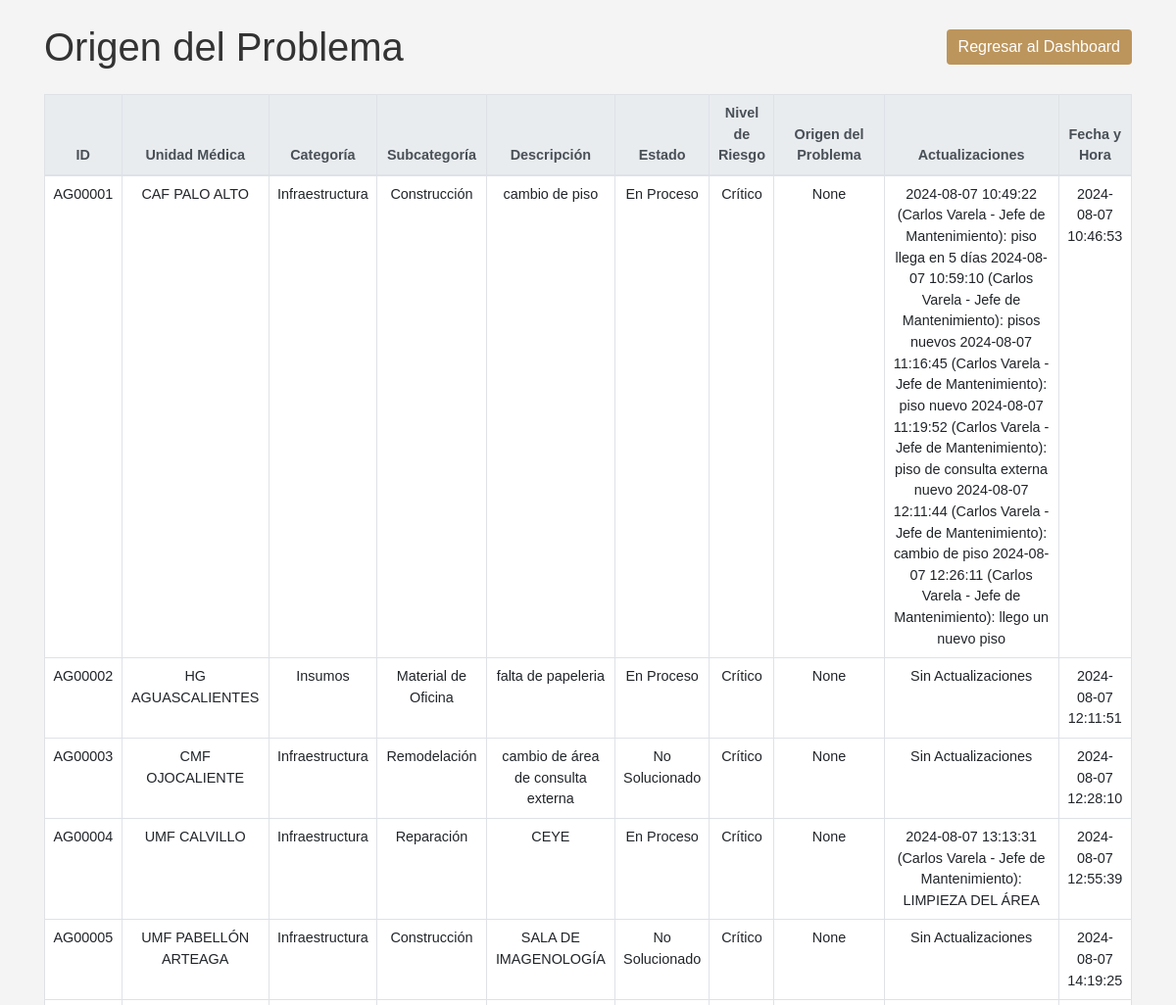
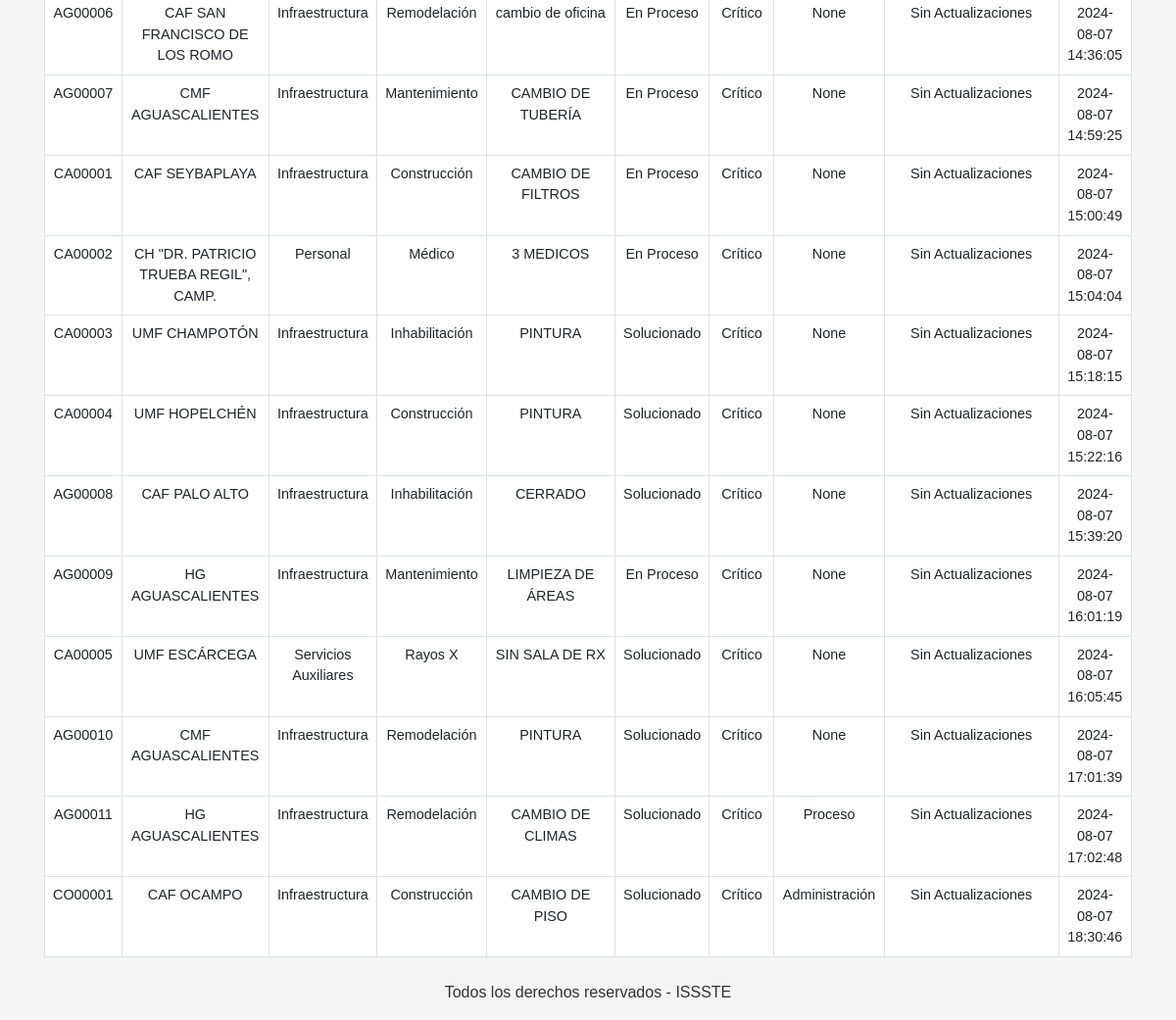
/origen_problema, run on the app's committed database (2 pictures, top to bottom).
### app.py (models this page shows, shortened)
class Problema(db.Model):
    id = db.Column(db.Integer, primary_key=True)
    estado = db.Column(db.String(100), nullable=False)
    unidad_medica = db.Column(db.String(100), nullable=False)
    categoria = db.Column(db.String(100), nullable=False)
    subcategoria = db.Column(db.String(100), nullable=True)
    descripcion = db.Column(db.String(300), nullable=False)
    nivel_riesgo = db.Column(db.String(50), nullable=False)
    lat = db.Column(db.Float, nullable=False)
    lon = db.Column(db.Float, nullable=False)
    ticket_id = db.Column(db.String(10), unique=True, nullable=False)
    reportado_por_operativo = db.Column(db.Boolean, default=False)
    actualizaciones = db.Column(db.Text, nullable=True)
    estado_problema = db.Column(db.String(50), default='Pendiente')
    fecha_hora = db.Column(db.String(50), nullable=False, default=lambda: datetime.utcnow().strftime('%Y-%m-%d %H:%M:%S'))
    aceptado = db.Column(db.String(50), default='Pendiente')
    nombre_reportante = db.Column(db.String(100), nullable=False, default='Desconocido')
    responsable_problema = db.Column(db.String(100), nullable=False, default='Desconocido')
    correo_electronico = db.Column(db.String(100), nullable=False, default='no_disponible@example.com')
    archivo = db.Column(db.String(300), nullable=True)  # Campo para el nombre del archivo subido
    origen = db.Column(db.String(50))  # nuevo campo

### app.py (the view)
@app.route('/origen_problema')
def origen_problema():
    problemas = Problema.query.all()  # Ajustamos para mostrar todos los problemas
    return render_template('origen_problema.html', problemas=problemas)

### app.py (called while the page is built)
@app.before_request
def before_request():
    if not hasattr(app, 'first_request_done'):
        db.create_all()
        app.first_request_done = True

### templates/origen_problema.html (shortened to what this page needs)
<!DOCTYPE html>
<html lang="en">
<head>
    <link rel="stylesheet" href="https://stackpath.bootstrapcdn.com/bootstrap/4.5.2/css/bootstrap.min.css">
    <link rel="stylesheet" href="/static/css/dashboard_admin.css">
</head>
<body>
    <div class="container mt-4">
        <div class="d-flex justify-content-between align-items-center mb-4">
            <h1 class="text-center">Origen del Problema</h1>
            <a href="/dashboard" class="btn btn-secondary">Regresar al Dashboard</a>
        </div>
        <div class="table-responsive">
            <table class="table table-bordered">
                <thead class="thead-light" style="background-color: #6F7271;">
                    <tr>
                        <th>ID</th>
                        <th>Unidad Médica</th>
                        <th>Categoría</th>
                        <th>Subcategoría</th>
                        <th>Descripción</th>
                        <th>Estado</th>
                        <th>Nivel de Riesgo</th>
                        <th>Origen del Problema</th>
                        <th>Actualizaciones</th>
                        <th>Fecha y Hora</th>
                    </tr>
                </thead>
                <tbody>
                    {% for problema in problemas %}
                    <tr>
                        <td>{{ problema.ticket_id }}</td>
                        <td>{{ problema.unidad_medica }}</td>
                        <td>{{ problema.categoria }}</td>
                        <td>{{ problema.subcategoria }}</td>
                        <td>{{ problema.descripcion }}</td>
                        <td>{{ problema.estado_problema }}</td>
                        <td>{{ problema.nivel_riesgo }}</td>
                        <td>{{ problema.origen }}</td>
                        <td>{{ problema.actualizaciones if problema.actualizaciones else 'Sin Actualizaciones' }}</td>
                        <td>{{ problema.fecha_hora }}</td>
                    </tr>
                    {% endfor %}
                </tbody>
            </table>
        </div>
    </div>
    <footer class="text-center mt-4">
        <p>Todos los derechos reservados - ISSSTE</p>
    </footer>
</body>
</html>

### static/css/dashboard_admin.css (style rules this page uses)
body { font-family: Arial, sans-serif; background-color: #f4f4f4; color: #333; }
h1 { margin: 0; }
.container { margin-top: 20px; }
.table-responsive { overflow-x: auto; }
.table { table-layout: auto; width: 100%; background-color: white; border-radius: 5px; box-shadow: 0 0 10px rgba(0, 0, 0, 0.1); margin-bottom: 0; }
.table th, .table td { padding: 0.5rem; font-size: 0.9rem; word-wrap: break-word; white-space: normal; text-align: center; }
.table th { background-color: #f4f4f4; }
.table td { text-align: center; }
.btn { background-color: #bc955c; color: white; border: none; }
.text-center { text-align: center; }

### data on the page
Problema: ticket_id "AG00001", unidad_medica "CAF PALO ALTO", categoria "Infraestructura", subcategoria "Construcción", descripcion "cambio de piso", estado_problema "En Proceso", nivel_riesgo "Crítico", origen "None", actualizaciones "2024-08-07 10:49:22 (Carlos Varela - Jefe de Mantenimiento): piso llega en 5 días 2024-08-07 10:59:10 (Carlos Varela - Jefe de Mantenimiento): pisos nuevos 2024-08-07 11:16:45 (Carlos Varela - Jefe de Mantenimiento): piso nuevo 2024-08-07 11:19:52 (Carlos Varela - Jefe de Mantenimiento): piso de consulta externa nuevo 2024-08-07 12:11:44 (Carlos Varela - Jefe de Mantenimiento): cambio de piso 2024-08-07 12:26:11 (Carlos Varela - Jefe de Mantenimiento): llego un nuevo piso", fecha_hora "2024-08-07 10:46:53"
Problema: ticket_id "AG00002", unidad_medica "HG AGUASCALIENTES", categoria "Insumos", subcategoria "Material de Oficina", descripcion "falta de papeleria", estado_problema "En Proceso", nivel_riesgo "Crítico", origen "None", actualizaciones "Sin Actualizaciones", fecha_hora "2024-08-07 12:11:51"
Problema: ticket_id "AG00003", unidad_medica "CMF OJOCALIENTE", categoria "Infraestructura", subcategoria "Remodelación", descripcion "cambio de área de consulta externa", estado_problema "No Solucionado", nivel_riesgo "Crítico", origen "None", actualizaciones "Sin Actualizaciones", fecha_hora "2024-08-07 12:28:10"
Problema: ticket_id "AG00004", unidad_medica "UMF CALVILLO", categoria "Infraestructura", subcategoria "Reparación", descripcion "CEYE", estado_problema "En Proceso", nivel_riesgo "Crítico", origen "None", actualizaciones "2024-08-07 13:13:31 (Carlos Varela - Jefe de Mantenimiento): LIMPIEZA DEL ÁREA", fecha_hora "2024-08-07 12:55:39"
Problema: ticket_id "AG00005", unidad_medica "UMF PABELLÓN ARTEAGA", categoria "Infraestructura", subcategoria "Construcción", descripcion "SALA DE IMAGENOLOGÍA", estado_problema "No Solucionado", nivel_riesgo "Crítico", origen "None", actualizaciones "Sin Actualizaciones", fecha_hora "2024-08-07 14:19:25"
Problema: ticket_id "AG00006", unidad_medica "CAF SAN FRANCISCO DE LOS ROMO", categoria "Infraestructura", subcategoria "Remodelación", descripcion "cambio de oficina", estado_problema "En Proceso", nivel_riesgo "Crítico", origen "None", actualizaciones "Sin Actualizaciones", fecha_hora "2024-08-07 14:36:05"
Problema: ticket_id "AG00007", unidad_medica "CMF AGUASCALIENTES", categoria "Infraestructura", subcategoria "Mantenimiento", descripcion "CAMBIO DE TUBERÍA", estado_problema "En Proceso", nivel_riesgo "Crítico", origen "None", actualizaciones "Sin Actualizaciones", fecha_hora "2024-08-07 14:59:25"
Problema: ticket_id "CA00001", unidad_medica "CAF SEYBAPLAYA", categoria "Infraestructura", subcategoria "Construcción", descripcion "CAMBIO DE FILTROS", estado_problema "En Proceso", nivel_riesgo "Crítico", origen "None", actualizaciones "Sin Actualizaciones", fecha_hora "2024-08-07 15:00:49"
Problema: ticket_id "CA00002", unidad_medica "CH \"DR. PATRICIO TRUEBA REGIL\", CAMP.", categoria "Personal", subcategoria "Médico", descripcion "3 MEDICOS", estado_problema "En Proceso", nivel_riesgo "Crítico", origen "None", actualizaciones "Sin Actualizaciones", fecha_hora "2024-08-07 15:04:04"
Problema: ticket_id "CA00003", unidad_medica "UMF CHAMPOTÓN", categoria "Infraestructura", subcategoria "Inhabilitación", descripcion "PINTURA", estado_problema "Solucionado", nivel_riesgo "Crítico", origen "None", actualizaciones "Sin Actualizaciones", fecha_hora "2024-08-07 15:18:15"
Problema: ticket_id "CA00004", unidad_medica "UMF HOPELCHÉN", categoria "Infraestructura", subcategoria "Construcción", descripcion "PINTURA", estado_problema "Solucionado", nivel_riesgo "Crítico", origen "None", actualizaciones "Sin Actualizaciones", fecha_hora "2024-08-07 15:22:16"
Problema: ticket_id "AG00008", unidad_medica "CAF PALO ALTO", categoria "Infraestructura", subcategoria "Inhabilitación", descripcion "CERRADO", estado_problema "Solucionado", nivel_riesgo "Crítico", origen "None", actualizaciones "Sin Actualizaciones", fecha_hora "2024-08-07 15:39:20"
Problema: ticket_id "AG00009", unidad_medica "HG AGUASCALIENTES", categoria "Infraestructura", subcategoria "Mantenimiento", descripcion "LIMPIEZA DE ÁREAS", estado_problema "En Proceso", nivel_riesgo "Crítico", origen "None", actualizaciones "Sin Actualizaciones", fecha_hora "2024-08-07 16:01:19"
Problema: ticket_id "CA00005", unidad_medica "UMF ESCÁRCEGA", categoria "Servicios Auxiliares", subcategoria "Rayos X", descripcion "SIN SALA DE RX", estado_problema "Solucionado", nivel_riesgo "Crítico", origen "None", actualizaciones "Sin Actualizaciones", fecha_hora "2024-08-07 16:05:45"
Problema: ticket_id "AG00010", unidad_medica "CMF AGUASCALIENTES", categoria "Infraestructura", subcategoria "Remodelación", descripcion "PINTURA", estado_problema "Solucionado", nivel_riesgo "Crítico", origen "None", actualizaciones "Sin Actualizaciones", fecha_hora "2024-08-07 17:01:39"
Problema: ticket_id "AG00011", unidad_medica "HG AGUASCALIENTES", categoria "Infraestructura", subcategoria "Remodelación", descripcion "CAMBIO DE CLIMAS", estado_problema "Solucionado", nivel_riesgo "Crítico", origen "Proceso", actualizaciones "Sin Actualizaciones", fecha_hora "2024-08-07 17:02:48"
Problema: ticket_id "CO00001", unidad_medica "CAF OCAMPO", categoria "Infraestructura", subcategoria "Construcción", descripcion "CAMBIO DE PISO", estado_problema "Solucionado", nivel_riesgo "Crítico", origen "Administración", actualizaciones "Sin Actualizaciones", fecha_hora "2024-08-07 18:30:46"
